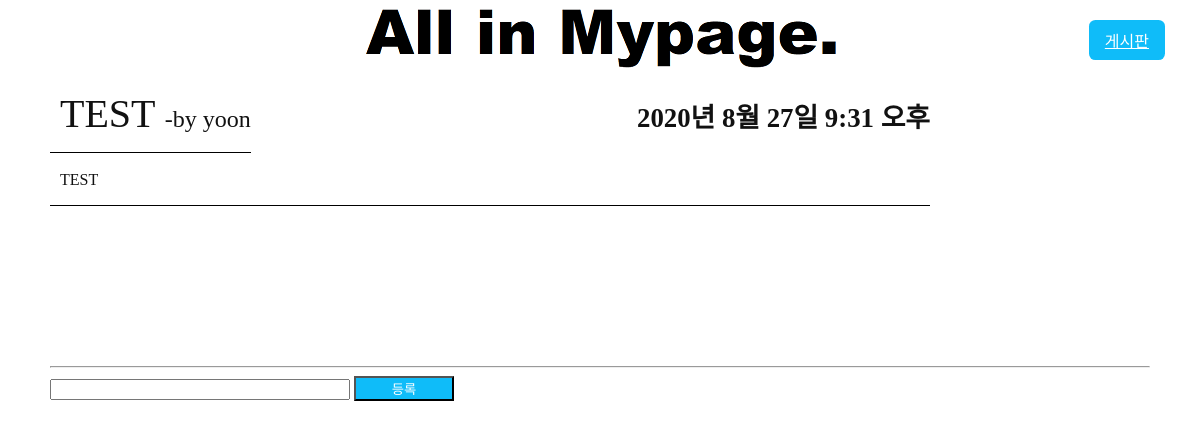
The app's page /board/detail/1, older data.
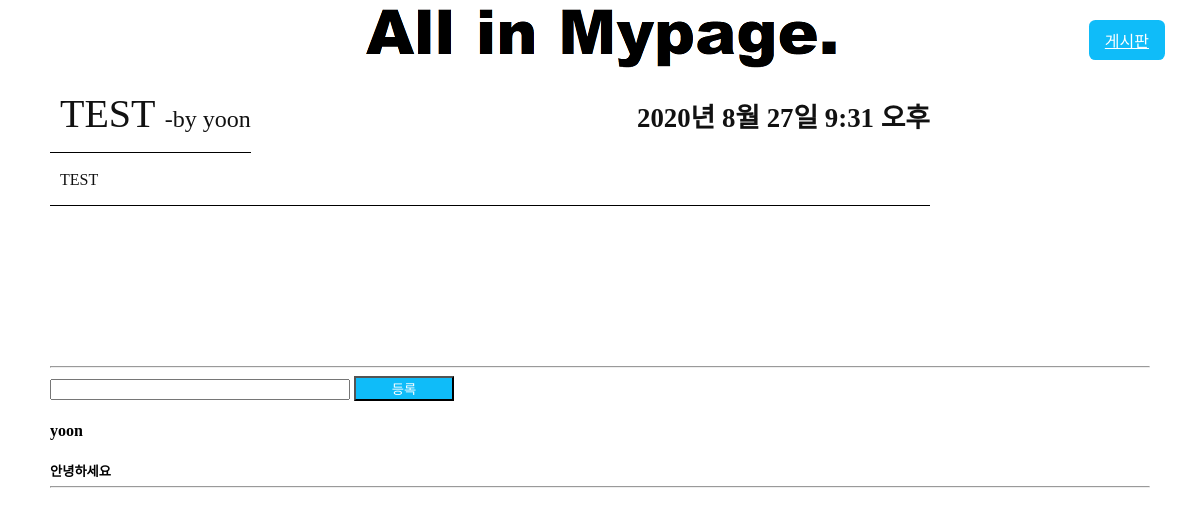
The same page, newer data.
### board/models.py (models this page shows, shortened)
class Comment(models.Model):
    author = models.ForeignKey(settings.AUTH_USER_MODEL,on_delete=models.CASCADE, null=True)
    post = models.ForeignKey(Post,on_delete=models.CASCADE)
    body = models.CharField("댓글", max_length=250)
    create_at = models.DateTimeField('작성시간', default = timezone.now)

### board/views.py (the view)
# urls.py: path('detail/<int:post_id>',detail, name="detail" ),
def detail(request,post_id):
    context = dict()
    detail_post = Post.objects.get(id = post_id)
    context['detail_post'] = detail_post
    context['comment_form'] = CommentForms()
    context['comment_all'] = Comment.objects.filter(post = Post.objects.get(id=post_id))
    return render(request,'detail.html',context)

### board/forms.py
class CommentForms(ModelForm):
    class Meta:
        model = Comment
        fields = ("body",)

### templates/detail.html (shortened to what this page needs)
{% extends 'base.html' %}
{%load static%}
{% block head %}
    <link rel="stylesheet" href="{% static 'AIMcss/detail.css' %}" type="text/css" />
{% endblock %}
{% block rightnav%}
        <a class="board_btn" href="{% url 'board' %}">
            게시판
        </a>
{% endblock %}
{% block content %}
<div class="writebox">
    <h1>DETAIL PAGE</h1>
    <section>
    <div class="dt_title">
        {{detail_post.title}}
        <span>-by {{detail_post.author}}</span>
        <div class="dt_create_at"><h6>
            {{detail_post.create_at}}
        </h6></div>
    </div>
    <br>
    <br>
    <div class="dt_desc">
        {{detail_post.desc}}
    </div>
</section>
<hr>
<form method="POST" action="{% url 'comment_create' detail_post.id %}">
    <input type="text" name="body" maxlength="250" required="" id="id_body">
    <button type="submit">등록</button>
</form>
{%for com in comment_all%}
    <h4>{{com.author}}</h4>
    <h5>{{com.body}}</h5>
    <h6>
    <hr>
{%endfor%}
</div>
{%endblock%}

Row changes from the older to the newer data that the page shows:
added Comment: author "yoon", body "안녕하세요"
